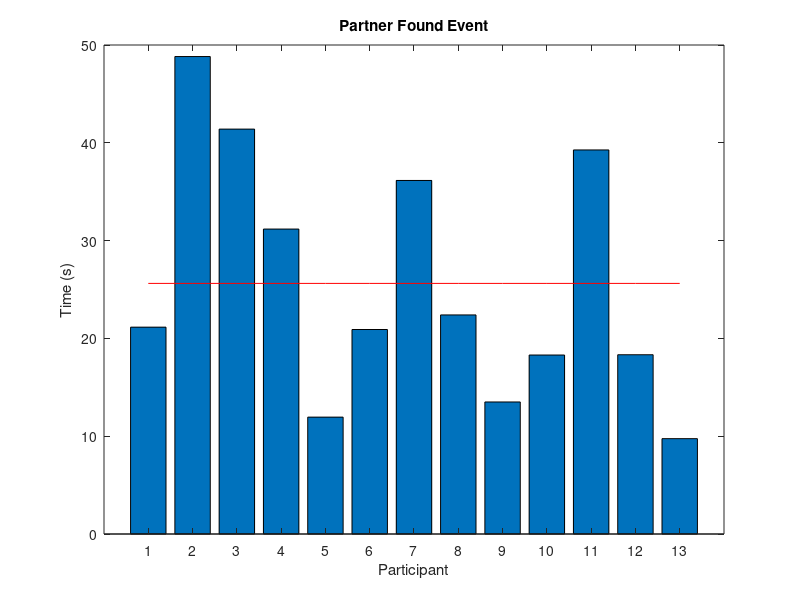

The MATLAB script that drew this image:
%% Plot Time Lapse 
    figure();
    t = [21.15 48.82 41.4 31.18 11.95 20.91 36.15 22.4 13.5 18.3 39.27 18.33 9.75];
    x = 1:1:size(t,2);
    m = mean(t)*ones(1,size(t,2))
    bar(t); hold on;
    plot(x,m,'r')
    xlabel('Participant');
    ylabel('Time (s)');
    title('Partner Found Event')
    x0=600; y0=100; width=500; height=150;
    set(gcf,'units','points','position',[x0,y0,width,height])